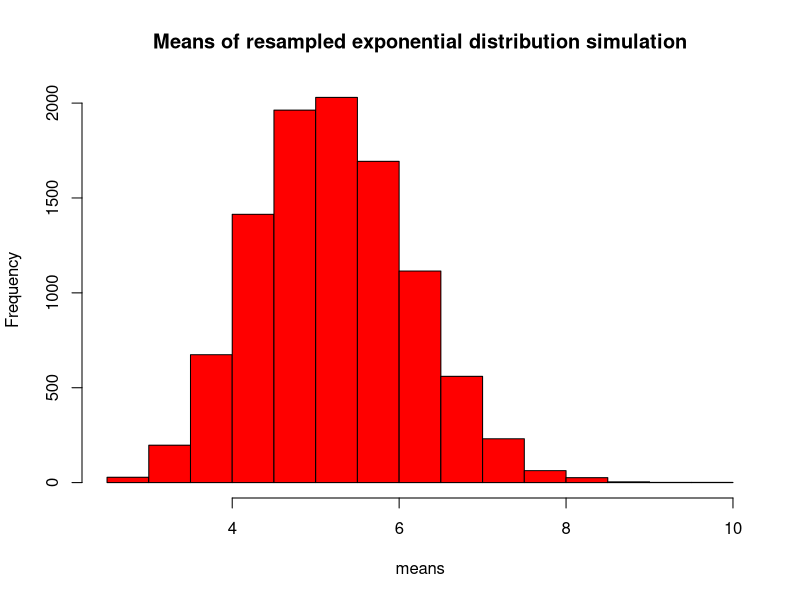

Source code (R):
## ---- chunk 1
knitr::opts_chunk$set(echo = TRUE)
## ---- chunk 2
rexp(40, 0.2)
## ---- chunk 3
library(ggplot2)
n      <- 40
lambda <- 0.2

exponential_simulation <- rexp(n, lambda)
u0    <- mean(exponential_simulation)
sd0   <- sd(exponential_simulation)
var0  <- var(exponential_simulation)
u0
sd0
var0
## ---- chunk 4
B      <- 10000
resamples <- matrix(sample(exponential_simulation, n*B, replace = TRUE), B, n)
resampledMeans <- apply(resamples, 1, mean)
## ---- chunk 5
ua    <- mean(resampledMeans)
sda   <- sd(resampledMeans)
vara  <- var(resampledMeans)
ua
sda
vara
## ---- chunk 6
theoVSsampleDF <- data.frame(u = c(u0,ua), sd=c(sd0, sda), var=c(var0, vara))
theoVSsampleDF
## ---- chunk 7
h <- hist(resampledMeans, col="red", xlab="means", main="Means of resampled exponential distribution simulation")
xdnorm <- seq(min(exponential_simulation*10000), max(exponential_simulation*10000), length=1000)
ydnorm <- dnorm(xdnorm, mean=u0*10000, sd=sd0*10000)
ydnorm <- ydnorm * diff(h$mids[1:2])*length(exponential_simulation)
lines(xdnorm, ydnorm, col="black", lwd=2)
